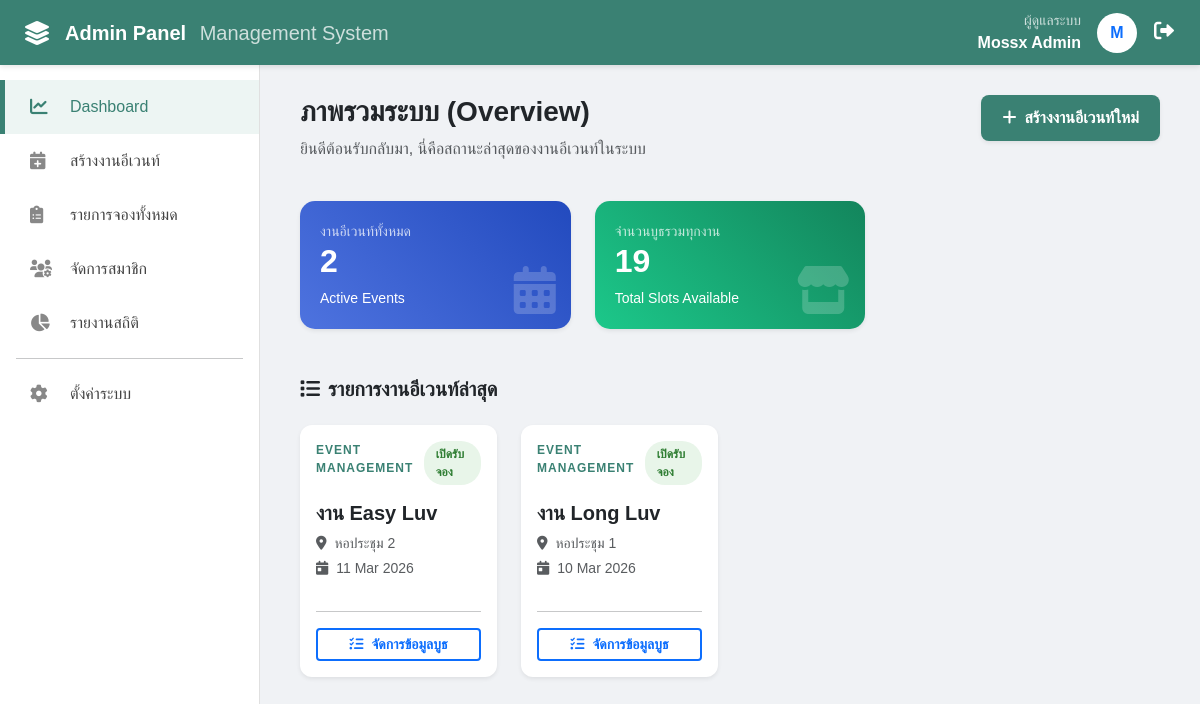
Screenshot of /Final/admin_panel.php (signed in) with the database file from the repository.
### tables this page shows
CREATE TABLE `events` (
  `id` int(11) NOT NULL,
  `event_name` varchar(255) NOT NULL,
  `event_date` date NOT NULL,
  `location` varchar(255) DEFAULT NULL,
  `created_at` timestamp NOT NULL DEFAULT current_timestamp()
);

### Final/admin_panel.php (the view, shortened to what this page needs)
<?php
include 'config.php';
$stmt = $conn->prepare("SELECT * FROM events ORDER BY id DESC");
$stmt->execute();
$events = $stmt->fetchAll();
$total_events = count($events);
$stmt_slots = $conn->query("SELECT SUM(total_slots) as total FROM booth_types");
$total_slots = $stmt_slots->fetch()['total'] ?? 0;
?>
<!DOCTYPE html>
<html lang="th">
<head>
    <link href="https://cdn.jsdelivr.net/npm/bootstrap@5.3.0/dist/css/bootstrap.min.css" rel="stylesheet">
    <link rel="stylesheet" href="https://cdnjs.cloudflare.com/ajax/libs/font-awesome/6.0.0/css/all.min.css">
</head>
<body>
<div class="top-nav justify-content-between">
    <div class="d-flex align-items-center">
        <i class="fas fa-layer-group me-3 fs-4"></i>
        <h5 class="mb-0 fw-bold">Admin Panel <span class="fw-light opacity-75 ms-2">Management System</span></h5>
    </div>
    <div class="d-flex align-items-center">
        <div class="text-end me-3 d-none d-md-block">
            <small class="d-block opacity-75">ผู้ดูแลระบบ</small>
            <span class="fw-bold"><?php echo $_SESSION['admin_name']; ?></span>
        </div>
        <div class="rounded-circle bg-white text-primary fw-bold d-flex align-items-center justify-content-center" style="width: 40px; height: 40px;">
            <?php echo mb_substr($_SESSION['admin_name'], 0, 1, 'UTF-8'); ?>
        </div>
        <a href="logout.php" class="btn btn-link text-white ms-3 p-0" title="ออกจากระบบ" onclick="return confirm('คุณต้องการออกจากระบบใช่หรือไม่?')">
            <i class="fas fa-sign-out-alt fs-5"></i>
        </a>
    </div>
</div>
<div class="sidebar">
    <ul class="sidebar-menu">
        <li class="active"><i class="fas fa-chart-line"></i> Dashboard</li>
        <li onclick="location.href='admin_create_event.php'"><i class="fas fa-calendar-plus"></i> สร้างงานอีเวนท์</li>
        <li><i class="fas fa-clipboard-list"></i> รายการจองทั้งหมด</li>
        <li onclick="location.href='admin_users.php'"><i class="fas fa-users-cog"></i> จัดการสมาชิก</li>
        <li><i class="fas fa-chart-pie"></i> รายงานสถิติ</li>
        <hr class="mx-3 my-2">
        <li><i class="fas fa-cog"></i> ตั้งค่าระบบ</li>
    </ul>
</div>
<div class="main-content">
    <div class="row mb-4">
        <div class="col-md-6">
            <h3 class="fw-bold">ภาพรวมระบบ (Overview)</h3>
            <p class="text-muted">ยินดีต้อนรับกลับมา, นี่คือสถานะล่าสุดของงานอีเวนท์ในระบบ</p>
        </div>
        <div class="col-md-6 text-md-end">
            <a href="admin_create_event.php" class="btn btn-create shadow-sm">
                <i class="fas fa-plus me-2"></i>สร้างงานอีเวนท์ใหม่
            </a>
        </div>
    </div>
    <div class="row g-4 mb-5">
        <div class="col-md-4">
            <div class="stat-card blue shadow-sm">
                <div class="small opacity-75">งานอีเวนท์ทั้งหมด</div>
                <div class="h2 fw-bold mb-0"><?php echo number_format($total_events); ?></div>
                <div class="small mt-2">Active Events</div>
                <i class="fas fa-calendar-alt"></i>
            </div>
        </div>
        <div class="col-md-4">
            <div class="stat-card green shadow-sm">
                <div class="small opacity-75">จำนวนบูธรวมทุกงาน</div>
                <div class="h2 fw-bold mb-0"><?php echo number_format($total_slots); ?></div>
                <div class="small mt-2">Total Slots Available</div>
                <i class="fas fa-store"></i>
            </div>
        </div>
    </div>
    <div class="d-flex justify-content-between align-items-center mb-4">
        <h5 class="fw-bold mb-0"><i class="fas fa-list me-2"></i>รายการงานอีเวนท์ล่าสุด</h5>
    </div>
    <div class="row g-4">
        <?php if ($total_events > 0): ?>
            <?php foreach ($events as $event): ?>
                <div class="col-md-4 col-xl-3">
                    <div class="card event-card shadow-sm p-3">
                        <div class="d-flex justify-content-between align-items-start mb-3">
                            <span class="card-category">Event Management</span>
                            <span class="status-pill status-active">เปิดรับจอง</span>
                        </div>
                        <h5 class="fw-bold text-dark mb-2"><?php echo htmlspecialchars($event['event_name']); ?></h5>
                        <div class="text-muted small mb-3">
                            <p class="mb-1"><i class="fas fa-map-marker-alt me-2"></i><?php echo htmlspecialchars($event['location']); ?></p>
                            <p class="mb-0"><i class="fas fa-calendar-day me-2"></i><?php echo date('d M Y', strtotime($event['event_date'])); ?></p>
                        </div>
                        <hr class="my-3">
                        <div class="d-grid">
                            <a href="booth_management.php?id=<?php echo $event['id']; ?>" class="btn btn-outline-primary border-2 fw-bold btn-sm">
                                <i class="fas fa-tasks me-2"></i>จัดการข้อมูลบูธ
                            </a>
                        </div>
                    </div>
                </div>
            <?php endforeach; ?>
        <?php endif; ?>
    </div>
</div>
</body>
</html>

### Final/admin_panel.php (style rules this page uses)
:root { --su-green: #3a8173; --su-dark: #2d6358; --sidebar-width: 260px; }
body { background-color: #f0f2f5; font-family: 'Sarabun', sans-serif; }
.top-nav { background: var(--su-green); color: white; height: 65px; display: flex; align-items: center; padding: 0 25px; position: fixed; width: 100%; z-index: 1050; box-shadow: 0 2px 5px rgba(0,0,0,0.1); }
.sidebar { width: var(--sidebar-width); background: white; height: 100vh; position: fixed; top: 65px; border-right: 1px solid #e0e0e0; padding-top: 15px; z-index: 1000; }
.sidebar-menu { list-style: none; padding: 0; margin: 0; }
.sidebar-menu li { padding: 15px 25px; border-left: 5px solid transparent; transition: all 0.2s; color: #444; font-weight: 500; cursor: pointer; display: flex; align-items: center; }
.sidebar-menu li i { width: 25px; font-size: 1.1rem; margin-right: 15px; color: #888; }
.sidebar-menu li.active { background: #edf5f3; border-left-color: var(--su-green); color: var(--su-green); }
.sidebar-menu li.active i { color: var(--su-green); }
.main-content { margin-left: var(--sidebar-width); padding: 95px 40px 40px; }
.stat-card { border: none; border-radius: 15px; padding: 20px; color: white; position: relative; overflow: hidden; }
.stat-card.blue { background: linear-gradient(45deg, #4e73df, #224abe); }
.stat-card.green { background: linear-gradient(45deg, #1cc88a, #13855c); }
.stat-card i { position: absolute; right: 15px; bottom: 15px; font-size: 3rem; opacity: 0.2; }
.event-card { border: none; border-radius: 12px; transition: transform 0.2s, box-shadow 0.2s; background: white; height: 100%; }
.card-category { font-size: 0.75rem; text-transform: uppercase; letter-spacing: 1px; color: var(--su-green); font-weight: bold; }
.btn-create { background: var(--su-green); color: white; border-radius: 8px; padding: 10px 20px; font-weight: bold; text-decoration: none; transition: 0.3s; }
.status-pill { padding: 4px 12px; border-radius: 20px; font-size: 0.75rem; font-weight: bold; }
.status-active { background: #e8f5e9; color: #2e7d32; }

### rows the page displays
events: event_name "งาน Easy Luv", location "หอประชุม 2", event_date "11 Mar 2026"
events: event_name "งาน Long Luv", location "หอประชุม 1", event_date "10 Mar 2026"

### other values shown
$_SESSION['admin_name'] "Mossx Admin"
mb_substr($_SESSION['admin_name'], 0, 1, 'UTF-8') "M"
$total_events "2"
$total_slots "19"
